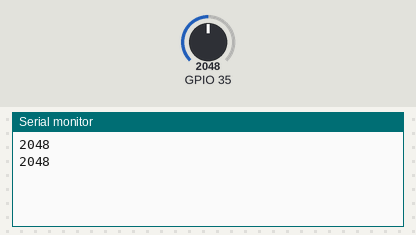
A sketch run on a simulated ESP32. Parts: the last lines printed to the serial monitor. The test bench sets the inputs (shaded band); at power-on: GPIO 35 = 2048.

Above: at 1.8 s.
1.9 s: GPIO 35 set to 2866
At 2.8 s:
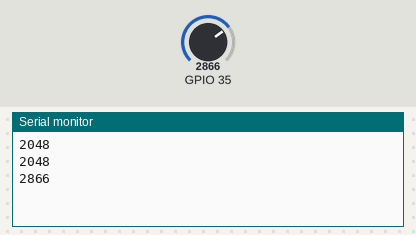
3.4 s: GPIO 35 set to 3603
At 4.8 s:
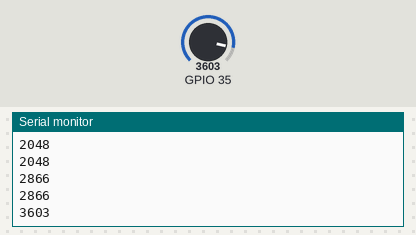
Timing chart, 0 to 6.4 s (numbered marks = the images above; inputs shaded):
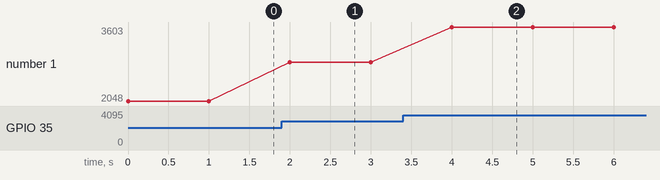

The sketch:

5_analog_read.ino
```cpp
void setup() {
  Serial.begin(115200);
}

void loop() {
  int val = analogRead(35);
  Serial.println(val);
  delay(1000);
}
```

Measured:
- after the input at 1.9 s, the serial monitor: prints a new line after 0.10 s (image 1)
- after the input at 3.4 s, the serial monitor: prints a new line after 0.60 s (image 2)
- plotted number 1: 2048 → 2866 after the input at 1.9 s, 2866 → 3603 after the input at 3.4 s
